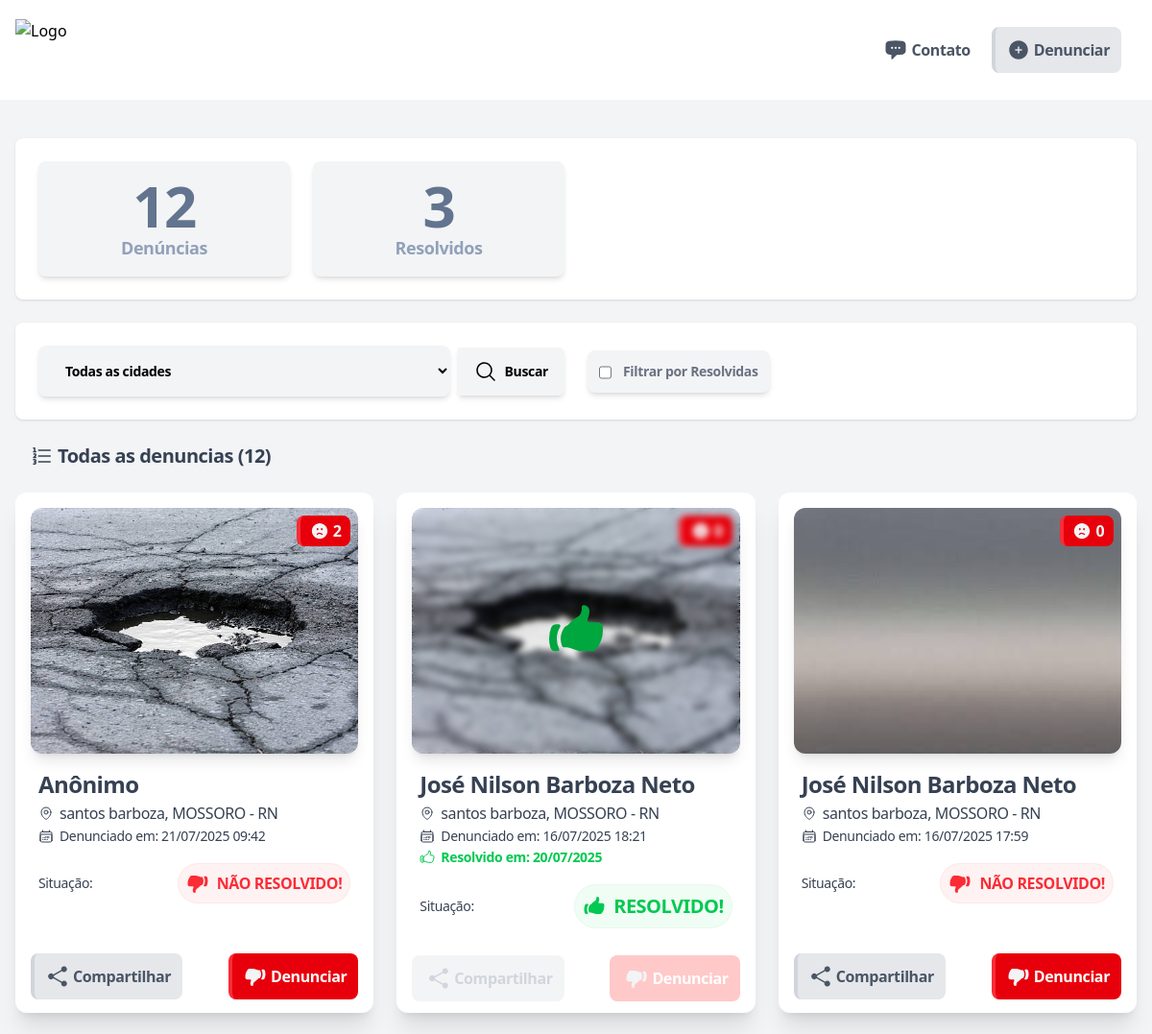
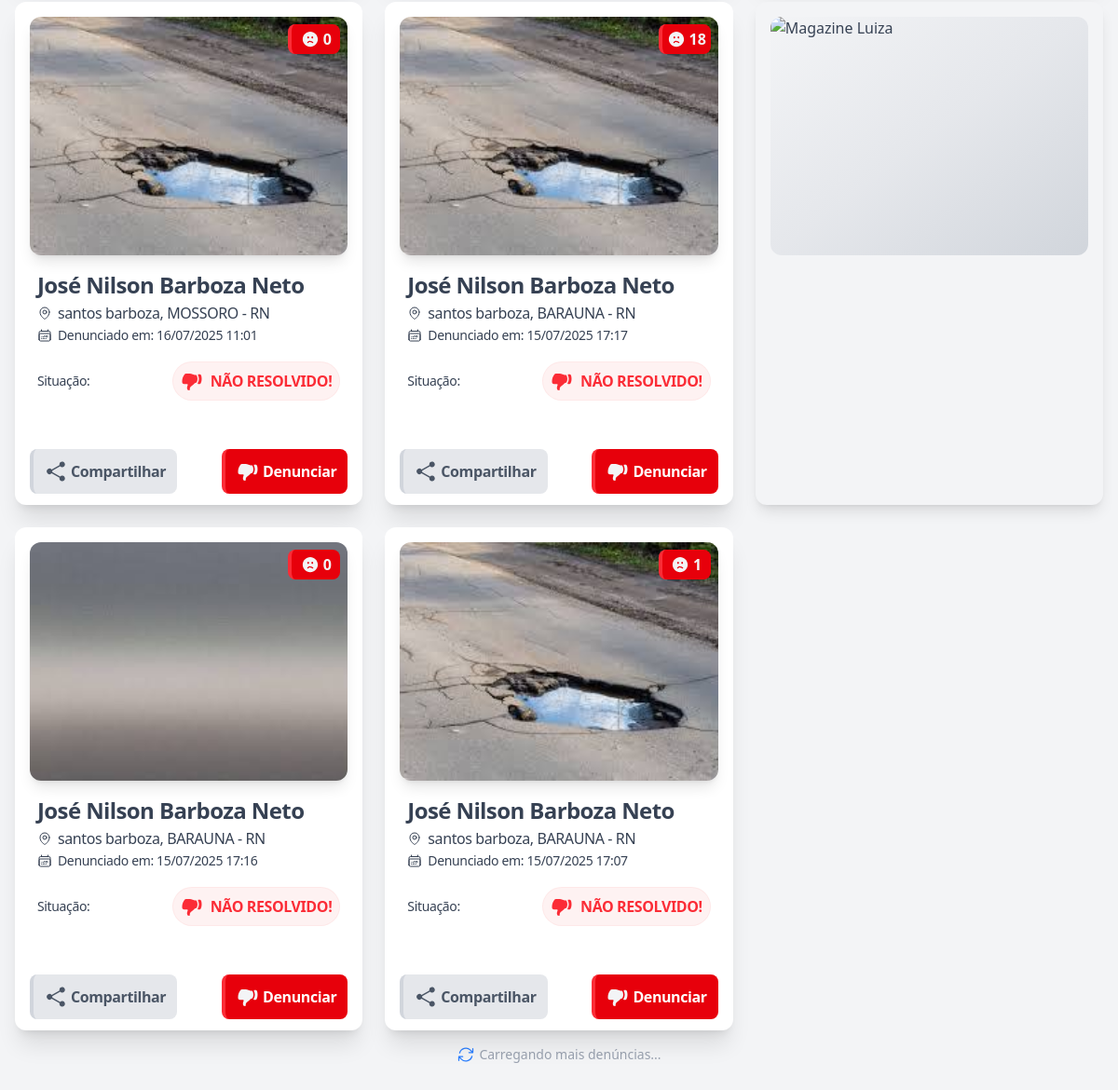
/home/, run on the app's committed database (2 pictures, top to bottom).
### app/models.py (models this page shows, shortened)
class Denuncia(models.Model):
    STATUS_CHOICES = [
        ('NAO_RESOLVIDO', 'NÃO RESOLVIDO'),
        ('RESOLVIDO', 'RESOLVIDO'),
    ]
    foto = models.ImageField(upload_to='denuncias/', null=True, blank=False)
    nome_denunciante = models.CharField(max_length=100, blank=True, null=True)  # opcional = anônimo
    email = models.EmailField()
    telefone = models.CharField(max_length=20)
    endereco = models.CharField(max_length=255)
    data_registro = models.DateTimeField(default=timezone.now)
    situacao = models.CharField(
        max_length=20,
        choices=STATUS_CHOICES,
        default='NAO_RESOLVIDO'
    )
    ativo = models.BooleanField(default=False)  # visível só após aprovação
    cidade = models.ForeignKey('CidadeDenuncia', on_delete=models.CASCADE)  # cidade filtrável
    contagem_denuncias = models.PositiveIntegerField(default=1)
    resolvido = models.DateTimeField(null=True, blank=True)
    def nome_visivel(self):
        return self.nome_denunciante if self.nome_denunciante else "Anônimo"

class CidadeDenuncia(models.Model):
    CIDADES_DISPONIVEIS = [
        ('BARAUNA', 'Baraúna'),
        ('MOSSORO', 'Mossóro'),
        ('NATAL', 'Natal'),
    ]
    ESTADOS = [
        ('RN', 'Rio Grande do Norte'),
    ]
    nome = models.CharField(max_length=100, choices=CIDADES_DISPONIVEIS, unique=True)
    cep = models.CharField(max_length=9)  # formato: 59690-000
    estado = models.CharField(max_length=2, choices=ESTADOS)
    ativo = models.BooleanField(default=True)

### app/views.py (the view, shortened to what this page needs)
# urls.py: path('home/', views.home, name='home'),
def home(request):
    cidade_filtro = request.GET.get("cidade")
    cidade_selecionada = request.GET.get("cidade")
    filtro_resolvido = request.GET.get("resolvido") == "true"
    if cidade_selecionada:
        denuncias = Denuncia.objects.filter(cidade__nome=cidade_selecionada)
    else:
        denuncias = Denuncia.objects.all()
    if filtro_resolvido:
        denuncias = denuncias.filter(situacao='RESOLVIDO')
    total_denuncias = denuncias.count()
    cidades = CidadeDenuncia.objects.filter(ativo=True)
    denuncias_resolvidas = denuncias.filter(situacao='RESOLVIDO').count()
    page = request.GET.get("page") or 1
    try:
        page = int(page)
    except ValueError:
        page = 1
    denuncias_filtradas = denuncias.filter(ativo=True).order_by('-data_registro')
    paginator = Paginator(denuncias_filtradas, 7)
    try:
        denuncias_paginadas = paginator.page(page)
    except (EmptyPage, PageNotAnInteger):
        denuncias_paginadas = []
    cidades = CidadeDenuncia.objects.filter(ativo=True)
    context = {
        "denuncias": denuncias_paginadas,  # agora sim o template usa só os paginados corretos
        "cidades": cidades,
        "cidade_selecionada": cidade_filtro,
        "total_denuncias": total_denuncias,
        "filtro_resolvido": filtro_resolvido,
        "denuncias_resolvidas": denuncias_resolvidas,
        'request': request,
    }
    for denuncia in denuncias_paginadas:
        print(f"Denúncia: {denuncia.endereco}, Cidade: {denuncia.cidade.nome}")
    return render(request, "paghome.html", context)

### app/templates/paghome.html (shortened to what this page needs)
<!DOCTYPE html>
<html lang="pt-BR">
<head>
  <script src="https://unpkg.com/@tailwindcss/browser@4"></script>
  <link rel="stylesheet" href="https://cdnjs.cloudflare.com/ajax/libs/font-awesome/6.5.0/css/all.min.css">
</head>
<body class="bg-gray-100">
  <header class="bg-white border-b-gray-300 ">
    <div class="container mx-auto max-w-screen-xl px-4 py-4 flex justify-between items-center">
      <a href="/" class="flex items-center space-x-3">
        <img src="https://www.mactools.pro/_next/image?url=https%3A%2F%2Fi.ibb.co%2FznYhJxL%2Flogo-no-writing.png&w=128&q=75" alt="Logo" class="h-16 w-16">
      </a>
      <div class="flex flex-row sm:flex-row sm:gap-2.5 gap-1 justify-between px-4 py-3">
        <a href="{% url 'enviar_denuncia' %}" class="text-gray-600 text-base ">
          <button type="button" class="flex justify-center gap-1 items-center w-full sm:w-auto font-bold font-raleway subpixel-antialiased tracking-tight bg-white-100  p-3 rounded-lg transition duration-300 ease-in-out hover:bg-white-100  transform hover:scale-105">
            Contato
          </button>
        </a>
        <a href="{% url 'enviar_denuncia' %}" class="text-gray-600 text-base">
          <button type="button" class="flex justify-center gap-1 items-center w-full sm:w-auto font-bold font-raleway subpixel-antialiased tracking-tight bg-gray-200 border-l-4 border-gray-300 text-blue-gray-900 p-3 rounded-lg transition duration-300 ease-in-out hover:bg-gray-300 dark:hover:bg-gray-300 transform hover:scale-105">
            Denunciar
          </button>
        </a>
      </div>
    </div>
  </header>
  <main class="min-h-screen py-10">
    <div class="container mx-auto max-w-screen-xl px-4">
      <section class="mb-6 bg-white rounded-lg p-6 shadow space-y-6">
        <div class="grid grid-cols-1 sm:grid-cols-2 md:grid-cols-4 gap-6">
          <div class="bg-gray-100 text-center rounded-lg shadow-md py-4">
            <div class="text-6xl text-slate-500 font-bold font-raleway subpixel-antialiased tracking-tight">{{ total_denuncias }}</div>
            <div class="font-raleway text-lg text-slate-400 font-bold font-raleway subpixel-antialiased tracking-tight">Denúncias</div>
          </div>
          <div class="bg-gray-100 text-center rounded-lg shadow-md py-4">
            <div class="text-6xl text-slate-500 font-bold font-raleway subpixel-antialiased tracking-tight">{{ denuncias_resolvidas }}</div>
            <div class="text-lg text-slate-400 font-bold font-raleway subpixel-antialiased tracking-tight">Resolvidos</div>
          </div>
        </div>
      </section>
      <section class="mb-6 bg-white rounded-lg p-6 shadow space-y-6">
        <div class="grid grid-cols-1 md:grid-cols-2 lg:grid-cols-4 gap-6 items-center">
          <form method="GET" action="{% url 'home' %}" class="flex flex-row md:flex-row md:items-center gap-2 md:col-span-2">
            <div class="relative w-full">
              <select label="Filtre sua cidade" name="cidade" id="cidade" class="py-4 px-6 w-full bg-gray-100 border-transparent rounded-lg shadow-md font-bold font-raleway subpixel-antialiased tracking-tight text-sm focus:border-blue-500 focus:ring-blue-500 disabled:opacity-50 disabled:pointer-events-none">
                <option value="">Todas as cidades</option>
              </select>
            </div>
            <button type="submit" class="py-3 px-4 inline-flex justify-center items-center gap-x-2 text-sm font-bold font-raleway subpixel-antialiased tracking-tight rounded-e-md border shadow-md border-transparent bg-gray-100 text-blue-gray-900 hover:bg-blue-200 focus:outline-hidden focus:bg-blue-200 disabled:opacity-50 disabled:pointer-events-none">
              <svg xmlns="http://www.w3.org/2000/svg" viewBox="0 0 24 24" fill="currentColor" class="size-6">
                <path fill-rule="evenodd" d="M10.5 3.75a6.75 6.75 0 1 0 0 13.5 6.75 6.75 0 0 0 0-13.5ZM2.25 10.5a8.25 8.25 0 1 1 14.59 5.28l4.69 4.69a.75.75 0 1 1-1.06 1.06l-4.69-4.69A8.25 8.25 0 0 1 2.25 10.5Z" clip-rule="evenodd" />
              </svg>
              Buscar
            </button>
          </form>
          <div class=" flex flex-row">
            <form method="get" id="filtroForm" >
              <label for="filtroResolvido" class="flex p-3 w-full bg-gray-100 border-transparent rounded-lg shadow-md font-bold font-raleway subpixel-antialiased tracking-tight text-sm">
                <input type="checkbox" name="resolvido" value="true"
                  class="shrink-0 mt-0.5 border-green-700 rounded-sm text-green-600"
                  id="filtroResolvido"
                  onchange="document.getElementById('filtroForm').submit();"
                >
                <span class="flex flex-row text-sm text-gray-500 ms-3">Filtrar por Resolvidas</span>
              </label>
            </form>
          </div>
        </div>
      </section>
      <section class="mb-6 px-4 space-y-6">
        {% if cidade_selecionada %}
          <div class="flex flex-row gap-1 items-center">
            <svg xmlns="http://www.w3.org/2000/svg" fill="none" viewBox="0 0 24 24" stroke-width="1.5" stroke="currentColor" class="size-6 text-gray-700">
              <path stroke-linecap="round" stroke-linejoin="round" d="M12 3c2.755 0 5.455.232 8.083.678.533.09.917.556.917 1.096v1.044a2.25 2.25 0 0 1-.659 1.591l-5.432 5.432a2.25 2.25 0 0 0-.659 1.591v2.927a2.25 2.25 0 0 1-1.244 2.013L9.75 21v-6.568a2.25 2.25 0 0 0-.659-1.591L3.659 7.409A2.25 2.25 0 0 1 3 5.818V4.774c0-.54.384-1.006.917-1.096A48.32 48.32 0 0 1 12 3Z" />
            </svg>
            <p class="text-base sm:text-xl font-bold font-raleway subpixel-antialiased tracking-tight text-gray-700">Mostrar denuncias de: {{ cidade_selecionada }} ({{ total_denuncias }})</p>
          </div>
        {% else %}
        <div class="flex flex-row gap-1 items-center">
          <p class="text-base sm:text-xl font-bold font-raleway subpixel-antialiased tracking-tight text-gray-700">Todas as denuncias ({{ total_denuncias }})</p>
        </div>
        {% endif %}
      </section>
      <section id="denuncias-container" class="grid grid-cols-1 sm:grid-cols-2 lg:grid-cols-3 xl:grid-cols-3 gap-6 sm:gap-6">
          {% include "partials/_card_denuncia.html" with denuncia=denuncia %}
      </section>
      <div id="loader" class="w-full text-center py-4">
        <p class="text-gray-400 flex flex-row justify-center items-center gap-1 text-sm">
          Carregando mais denúncias...</p>
      </div>
    </div>
  </main>
</body>
</html>

### app/templates/partials/_card_denuncia.html (shortened to what this page needs)
      {% if denuncias %}
        {% for denuncia in denuncias %}
            <div class="relative flex w-full max-w-[26rem] min-w-[22rem] flex-col rounded-xl bg-white text-gray-700 shadow-xl">
                <div class="relative mx-4 mt-4 overflow-hidden rounded-xl bg-blue-gray-500 text-white shadow-lg">
                <img class="h-[16rem] w-full object-cover" src="{{ denuncia.foto.url }}" alt="Patho-denuncia" />
                <div class="absolute inset-0 bg-gradient-to-tr from-transparent via-transparent to-red/60"></div>
                <button type="" class="absolute animate-vi flex flex-row justify-center items-center top-2 right-2 h-8 w-14 gap-1 text-base rounded-lg font-semibold uppercasefont-bold font-raleway bg-red-600 border-l-4 border-red-500 text-gray-100 p-1 transition duration-300 ease-in-out hover:bg-red-200 dark:hover:bg-red-800 transform hover:scale-105">
                  {{ denuncia.denuncias_detalhadas.count }}
                </button>
                {% if denuncia.situacao == 'RESOLVIDO' %}
                <div class="absolute inset-0 backdrop-blur-[3px] z-10"></div>
                <div class="absolute inset-0 z-20 flex items-center justify-center">
                </div>
                {% endif %}
                </div>
                <div class="mx-6 my-4 flex flex-col gap-0.5">
                <div class="flex items-center">
                    <h5 class="text-2xl font-bold font-raleway subpixel-antialiased tracking-tight text-blue-gray-900">{{ denuncia.nome_visivel }}</h5>
                </div>
                <p class="flex items-center gap-1.5 text-3x1 font-opensans font-stretch-semi-condensed tracking-tight text-blue-gray-900">
                    {{ denuncia.endereco }}, {{ denuncia.cidade.nome }} - {{ denuncia.cidade.estado }}
                </p>
                <p class="flex items-center gap-1.5 text-sm font-opensans font-stretch-semi-condensed tracking-tight text-blue-gray-900">
                    Denunciado em: {{ denuncia.data_registro|date:"d/m/Y H:i" }}
                </p>
                {% if denuncia.situacao == 'RESOLVIDO' %}
                  <p class="flex items-center gap-1.5 text-sm font-bold font-opensans font-stretch-bold-condensed tracking-tight text-green-500">
                      Resolvido em: {{ denuncia.resolvido|date:"d/m/Y" }}
                  </p>
                {% endif %}
                <div class="mt-4 flex items-center justify-between">
                    <p class="text-sm font-raleway subpixel-antialiased tracking-tight text-blue-gray-900">Situação:</p>
                    {% if denuncia.situacao == 'NAO_RESOLVIDO' %}
                    <span class="flex items-center gap-2 rounded-full border border-red-500/5 bg-red-50 p-2 text-red-500">
                        <span class="font-bold font-raleway subpixel-antialiased tracking-tight text-red-500">NÃO RESOLVIDO!</span>
                    </span>
                    {% else %}
                    <span class="flex items-center gap-2 rounded-full border border-green-500/5 bg-green-50 p-2 text-green-500">
                        <span class="font-bold font-raleway subpixel-antialiased tracking-tight text-xl text-green-500">RESOLVIDO!</span>
                    </span>
                    {% endif %}
                </div>
                </div>
                {% if denuncia.situacao == 'NAO_RESOLVIDO' %}
                <div class="flex flex-row mt-6 sm:flex-row sm:gap-1 gap-5 justify-between px-4 py-3">
                  <button onclick="abrirModalCompartilhar()" type="button" class="flex justify-center gap-1 items-center w-full sm:w-auto font-bold font-raleway subpixel-antialiased tracking-tight bg-gray-200 border-l-4 border-gray-300 text-gray-600 p-3 rounded-lg transition duration-300 ease-in-out hover:bg-gray-300 dark:hover:bg-gray-300 transform hover:scale-105">
                    <svg class="h-6 w-6 text-blue-gray-900" fill="currentColor" viewBox="0 0 24 24"><path d="M15.75 4.5a3 3 0 1 1 .825 2.066l-8.421 4.679a3.002 3.002 0 0 1 0 1.51l8.421 4.679a3 3 0 1 1-.729 1.31l-8.421-4.678a3 3 0 1 1 0-4.132l8.421-4.679a3 3 0 0 1-.096-.755Z" /></svg>
                    Compartilhar
                  </button>
                  <button type="button" class="flex justify-center gap-1 items-center w-full sm:w-auto font-bold font-raleway subpixel-antialiased tracking-tight bg-red-600 border-l-4 border-red-500 text-white p-3 rounded-lg transition duration-300 ease-in-out hover:bg-red-200 dark:hover:bg-red-800 transform hover:scale-105" onclick="abrirModal({{ denuncia.id }})">
                      Denunciar
                  </button>
                </div>
                {% else %}
                <div class="flex flex-row sm:flex-row sm:gap-1 gap-5 justify-between px-4 py-3">
                  <button type="" class="flex justify-center gap-1 items-center w-full sm:w-auto font-bold font-raleway subpixel-antialiased tracking-tight bg-gray-100 border-l-4 border-gray-100 text-gray-300 p-3 rounded-lg transition duration-300 ease-in-out ">
                    <svg class="h-6 w-6 text-gray-300" fill="currentColor" viewBox="0 0 24 24"><path d="M15.75 4.5a3 3 0 1 1 .825 2.066l-8.421 4.679a3.002 3.002 0 0 1 0 1.51l8.421 4.679a3 3 0 1 1-.729 1.31l-8.421-4.678a3 3 0 1 1 0-4.132l8.421-4.679a3 3 0 0 1-.096-.755Z" /></svg>
                    Compartilhar
                  </button>
                  <button type="" class="flex justify-center gap-1 items-center w-full sm:w-auto font-bold font-raleway subpixel-antialiased tracking-tight bg-red-200 border-l-4 border-red-200 text-white p-3 rounded-lg transition duration-300 ease-in-out">
                      Denunciar
                  </button>
                </div>
                {% endif %}
            </div>
            {% if forloop.counter|divisibleby:5 %}
              <div class="relative flex w-full max-w-[26rem] min-w-[22rem] flex-col rounded-xl bg-gray-100 text-gray-700 shadow-lg">
                <div class="relative mx-4 mt-4 overflow-hidden rounded-xl h-[16rem]">
                  <div class="anuncio-slider h-full w-full relative">
                    <a target="_blank" href="https://www.magazinevoce.com.br/magazinedigitaltech/" class="slide absolute top-0 left-0 w-full h-full transition-opacity duration-1000 opacity-0">
                      <div class="h-full w-full flex items-center justify-center bg-gradient-to-br from-gray-100 via-gray-200 to-gray-300">
                      </div>
                    </a>
                  </div>
                </div>
              </div>
            {% endif %}
        {% endfor %}
      {% endif %}

### data on the page
Denuncia: foto (picture), denuncias_detalhadas.count "2", nome_visivel "Anônimo", endereco "santos barboza", cidade.nome "MOSSORO", cidade.estado "RN", data_registro "21/07/2025 09:42", situacao "NAO_RESOLVIDO" (drawn)
Denuncia: foto (picture), denuncias_detalhadas.count "0", situacao "RESOLVIDO" (drawn), nome_visivel "José Nilson Barboza Neto", endereco "santos barboza", cidade.nome "MOSSORO", cidade.estado "RN", data_registro "16/07/2025 18:21", resolvido "20/07/2025"
Denuncia: foto (picture), denuncias_detalhadas.count "0", nome_visivel "José Nilson Barboza Neto", endereco "santos barboza", cidade.nome "MOSSORO", cidade.estado "RN", data_registro "16/07/2025 17:59", situacao "NAO_RESOLVIDO" (drawn)
Denuncia: foto (picture), denuncias_detalhadas.count "0", nome_visivel "José Nilson Barboza Neto", endereco "santos barboza", cidade.nome "MOSSORO", cidade.estado "RN", data_registro "16/07/2025 11:01", situacao "NAO_RESOLVIDO" (drawn)
Denuncia: foto (picture), denuncias_detalhadas.count "18", nome_visivel "José Nilson Barboza Neto", endereco "santos barboza", cidade.nome "BARAUNA", cidade.estado "RN", data_registro "15/07/2025 17:17", situacao "NAO_RESOLVIDO" (drawn)
Denuncia: foto (picture), denuncias_detalhadas.count "0", nome_visivel "José Nilson Barboza Neto", endereco "santos barboza", cidade.nome "BARAUNA", cidade.estado "RN", data_registro "15/07/2025 17:16", situacao "NAO_RESOLVIDO" (drawn)
Denuncia: foto (picture), denuncias_detalhadas.count "1", nome_visivel "José Nilson Barboza Neto", endereco "santos barboza", cidade.nome "BARAUNA", cidade.estado "RN", data_registro "15/07/2025 17:07", situacao "NAO_RESOLVIDO" (drawn)

### other printed values
{{ total_denuncias }} "12"
{{ denuncias_resolvidas }} "3"
